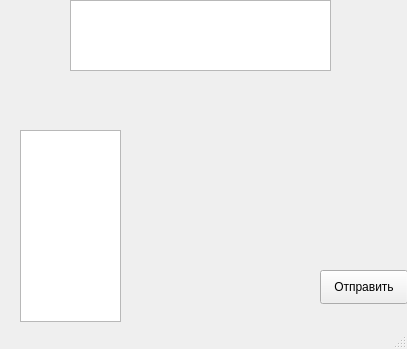
<?xml version="1.0" encoding="UTF-8"?>
<ui version="4.0">
 <class>DZ_CHAT</class>
 <widget class="QMainWindow" name="DZ_CHAT">
  <property name="geometry">
   <rect>
    <x>0</x>
    <y>0</y>
    <width>407</width>
    <height>349</height>
   </rect>
  </property>
  <property name="windowTitle">
   <string>DZ_chat</string>
  </property>
  <widget class="QWidget" name="centralwidget">
   <widget class="QTextBrowser" name="textBrowser">
    <property name="geometry">
     <rect>
      <x>70</x>
      <y>0</y>
      <width>261</width>
      <height>71</height>
     </rect>
    </property>
   </widget>
   <widget class="QPushButton" name="pushButton">
    <property name="geometry">
     <rect>
      <x>320</x>
      <y>270</y>
      <width>88</width>
      <height>34</height>
     </rect>
    </property>
    <property name="text">
     <string>Отправить</string>
    </property>
   </widget>
   <widget class="QListView" name="listView">
    <property name="geometry">
     <rect>
      <x>20</x>
      <y>130</y>
      <width>101</width>
      <height>192</height>
     </rect>
    </property>
   </widget>
  </widget>
  <widget class="QMenuBar" name="menubar">
   <property name="geometry">
    <rect>
     <x>0</x>
     <y>0</y>
     <width>407</width>
     <height>30</height>
    </rect>
   </property>
  </widget>
  <widget class="QStatusBar" name="statusbar"/>
 </widget>
 <resources/>
 <connections/>
</ui>
